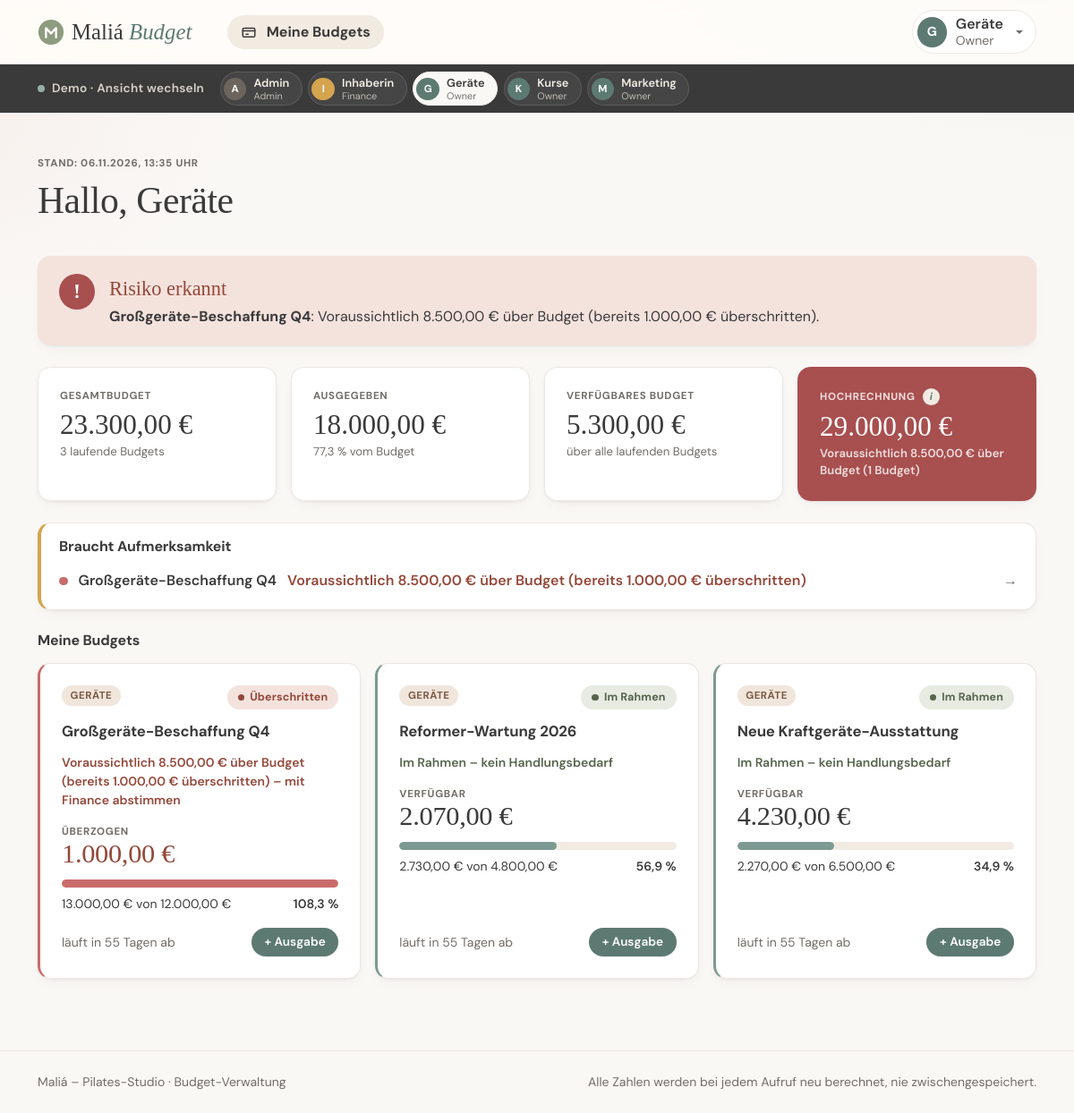
The app's page /owner/ (signed in) with its own data.
### tables this page shows
CREATE TABLE benutzer (
    id             INT UNSIGNED AUTO_INCREMENT PRIMARY KEY,
    username       VARCHAR(50)  NOT NULL UNIQUE,
    passwort_hash  VARCHAR(255) NOT NULL,
    anzeigename    VARCHAR(100) NOT NULL,
    rolle          ENUM('ADMIN', 'FINANCE', 'OWNER') NOT NULL
);

CREATE TABLE budget (
    id            INT UNSIGNED AUTO_INCREMENT PRIMARY KEY,
    name          VARCHAR(150)   NOT NULL,
    bereich       ENUM('KURSE', 'GERAETE', 'MARKETING') NOT NULL,
    soll_betrag   DECIMAL(10, 2) NOT NULL,
    gueltig_von   DATE           NOT NULL,
    gueltig_bis   DATE           NOT NULL,
    owner_id      INT UNSIGNED   NOT NULL,

    CONSTRAINT fk_budget_owner
        FOREIGN KEY (owner_id) REFERENCES benutzer (id),

    CONSTRAINT chk_budget_zeitraum
        CHECK (gueltig_von <= gueltig_bis)
);

### public/owner/index.php (the view, shortened to what the rows shown need)
<?php
$benutzerId = eingeloggteBenutzerId();
$eintraege = budgetsMitKennzahlen(ladeBudgetsVonOwner($benutzerId));
$aufmerksamkeit = aufmerksamkeitsListe($eintraege);
$istRisiko = (bool) $aufmerksamkeit;
$dringendsterPunkt = null;
foreach (['ueberschritten', 'warnung', 'laeuft_ab'] as $art) {
    foreach ($aufmerksamkeit as $punkt) {
        if ($punkt['art'] === $art) {
            $dringendsterPunkt = $punkt;
            break 2;
        }
    }
}
$stunde = (int) date('G');
$gruss = $stunde < 11 ? 'Guten Morgen' : ($stunde < 18 ? 'Hallo' : 'Guten Abend');
require __DIR__ . '/../../templates/header.php';
?>
<div class="seitenkopf">
    <h1><?= e($gruss) ?>, <?= e($_SESSION['anzeigename']) ?></h1>
</div>
<?php if (!$eintraege): ?>
    <p class="lead mb-4">Dir sind noch keine Budgets zugewiesen.</p>
<?php else: ?>
    <div class="status-banner <?= $istRisiko ? 'status-banner--risiko' : 'status-banner--gut' ?> mb-4">
        <div>
            <p class="status-banner__text">
                <?php if ($istRisiko): ?>
                    <strong><?= e($dringendsterPunkt['budget']['name']) ?></strong>:
                    <?= e($dringendsterPunkt['text']) ?>.
                <?php else: ?>
                    Alle laufenden Budgets sind im grünen Bereich.
                <?php endif; ?>
            </p>
        </div>
    </div>
<?php endif; ?>
<?php if ($eintraege): ?>
<?php if ($aufmerksamkeit): ?>
<section class="aufmerksamkeit mb-4" aria-labelledby="aufmerksamkeit-titel">
    <h2 id="aufmerksamkeit-titel" class="karte-titel mb-2">Braucht Aufmerksamkeit</h2>
    <ul class="list-unstyled mb-0">
        <?php foreach ($aufmerksamkeit as $punkt): ?>
            <li>
                <a class="aufmerksamkeit__zeile" href="/owner/budget.php?id=<?= (int) $punkt['budget']['id'] ?>">
                    <span class="aufmerksamkeit__punkt aufmerksamkeit__punkt--<?= e($punkt['art']) ?>"></span>
                    <span class="fw-semibold"><?= e($punkt['budget']['name']) ?></span>
                    <span class="fw-semibold <?= match ($punkt['art']) {
                        'ueberschritten' => 'text-ueberschritten',
                        default => 'text-warnung',
                    } ?>"><?= e($punkt['text']) ?></span>
                    <span class="ms-auto aufmerksamkeit__pfeil" aria-hidden="true">→</span>
                </a>
            </li>
        <?php endforeach; ?>
    </ul>
</section>
<?php endif; ?>
<h2 class="karte-titel mb-3">Meine Budgets</h2>
<?php
    $sortierteEintraege = $eintraege;
    usort($sortierteEintraege, fn ($a, $b) => [STATUS_RANG[$a['k']['status']], erwarteteUeberschreitung($b['budget'], $b['k'])]
        <=> [STATUS_RANG[$b['k']['status']], erwarteteUeberschreitung($a['budget'], $a['k'])]);
?>
<div class="row g-3">
    <?php foreach ($sortierteEintraege as ['budget' => $budget, 'k' => $k]): ?>
        <?php
            $abgelaufen = $k['status'] === 'abgelaufen';
            [$aussage, $aussageKlasse] = match (true) {
                $k['status'] === 'ueberschritten' => [statusGrund($budget, $k) . ' – mit Finance abstimmen', 'text-ueberschritten'],
                $k['status'] === 'warnung' => [statusGrund($budget, $k) . ' – Ausgaben prüfen', 'text-warnung'],
                $abgelaufen => ['Abgeschlossen – keine Buchungen mehr möglich', 'text-muted'],
                laeuftBaldAb($k['tage_bis_verfall']) => [ucfirst(restlaufzeitText($k['tage_bis_verfall'])) . ' – Restbudget einplanen', 'text-warnung'],
                default => ['Im Rahmen – kein Handlungsbedarf', 'text-im-rahmen'],
            };
        ?>
        <div class="col-md-6 col-xl-4">
            <article class="card budget-karte budget-karte--<?= e(str_replace('_', '-', $k['status'])) ?> h-100 card--klickbar <?= $abgelaufen ? 'budget-karte--abgelaufen' : '' ?>">
                <div class="d-flex justify-content-between align-items-start gap-2 mb-1">
                    <span class="bereich-chip bereich-chip--<?= e(strtolower($budget['bereich'])) ?>"><?= e(bereichLabel($budget['bereich'])) ?></span>
                    <?= statusBadge($k['status']) ?>
                </div>
                <h3 class="budget-karte__name">
                    <a class="stretched-link" href="/owner/budget.php?id=<?= (int) $budget['id'] ?>"><?= e($budget['name']) ?></a>
                </h3>
                <p class="small fw-semibold mb-3 <?= $aussageKlasse ?>"><?= e($aussage) ?></p>
                <div class="budget-karte__verfuegbar">
                    <span class="etikett"><?= $k['verfuegbar'] < 0 ? 'Überzogen' : ($abgelaufen ? 'Nicht ausgegeben' : 'Verfügbar') ?></span>
                    <span class="zahl-gross <?= $k['verfuegbar'] < 0 ? 'text-ueberschritten' : '' ?>"><?= euro(abs($k['verfuegbar'])) ?></span>
                </div>
                <?= verbrauchsBalken($k['verbrauch_prozent']) ?>
                <div class="d-flex justify-content-between small mt-2 tabular">
                    <span><?= euro($k['ist']) ?> von <?= euro((float) $budget['soll_betrag']) ?></span>
                    <span class="fw-semibold"><?= prozent($k['verbrauch_prozent']) ?></span>
                </div>
                <div class="budget-karte__fuss">
                    <span class="small <?= laeuftBaldAb($k['tage_bis_verfall']) ? 'text-warnung fw-semibold' : 'text-muted' ?>"><?= e(restlaufzeitText($k['tage_bis_verfall'])) ?></span>
                    <?php if (!$abgelaufen): ?>
                        <a href="/owner/ist-erfassen.php?budget_id=<?= (int) $budget['id'] ?>"
                           class="btn btn-sm btn-maliá position-relative" style="z-index: 2;">+ Ausgabe</a>
                    <?php endif; ?>
                </div>
            </article>
        </div>
    <?php endforeach; ?>
</div>
<?php endif; ?>
<?php require __DIR__ . '/../../templates/footer.php'; ?>

### templates/header.php (shortened to what the rows shown need)
<?php
require_once __DIR__ . '/../src/ui.php';
$rolle = $_SESSION['rolle'] ?? null;
$demoKonten = [];
if ($rolle && DEMO_MODUS && isset($GLOBALS['pdo'])) {
    require_once __DIR__ . '/../src/demo.php';
    $demoKonten = demoKonten();
}
?>
<!DOCTYPE html>
<html lang="de">
<head>
    <link rel="stylesheet" href="https://cdn.jsdelivr.net/npm/bootstrap@5.3.3/dist/css/bootstrap.min.css">
    <link rel="stylesheet" href="/assets/css/style.css">
</head>
<body>
<header class="sticky-top">
<?php if ($demoKonten): ?>
<div class="demo-leiste">
    <div class="container d-flex align-items-center gap-3">
        <form method="post" action="/konto-wechseln.php" class="demo-leiste__konten">
            <?php foreach ($demoKonten as $konto): ?>
                <?php $aktiv = (int) $konto['id'] === (int) ($_SESSION['user_id'] ?? 0); ?>
                <button type="submit" name="benutzer_id" value="<?= (int) $konto['id'] ?>"
                        class="demo-konto <?= $aktiv ? 'aktiv' : '' ?>"
                        title="<?= e(rolleLabel($konto['rolle']) . ': ' . ROLLEN[$konto['rolle']]['beschreibung']) ?>"
                        <?= $aktiv ? 'aria-current="true"' : '' ?>>
                    <span class="avatar avatar--klein avatar--<?= e(strtolower($konto['rolle'])) ?>"><?= e(initiale($konto['anzeigename'])) ?></span>
                    <span class="lh-sm text-start">
                        <span class="d-block demo-konto__name"><?= e($konto['anzeigename']) ?></span>
                        <span class="d-block demo-konto__rolle"><?= e(rolleLabel($konto['rolle'])) ?></span>
                    </span>
                </button>
            <?php endforeach; ?>
        </form>
    </div>
</div>
<?php endif; ?>
</header>
<main id="inhalt" class="container py-4 py-lg-5">

### records on screen
benutzer: anzeigename "A", anzeigename "Admin", rolle "Admin"
benutzer: anzeigename "I", anzeigename "Inhaberin", rolle "Finance"
benutzer: anzeigename "G", anzeigename "Geräte", rolle "Owner"
benutzer: anzeigename "K", anzeigename "Kurse", rolle "Owner"
benutzer: anzeigename "M", anzeigename "Marketing", rolle "Owner"
budget: name "Großgeräte-Beschaffung Q4", bereich "GERÄTE", soll_betrag "12.000,00 €"
budget: bereich "GERÄTE", name "Reformer-Wartung 2026", soll_betrag "4.800,00 €"
budget: bereich "GERÄTE", name "Neue Kraftgeräte-Ausstattung", soll_betrag "6.500,00 €"

### other values on screen
initiale($anzeigename) "G"
$anzeigename "Geräte"
$rollenLabel "Owner"
$_SESSION['anzeigename'] "Geräte"
$dringendsterPunkt['text'] "Voraussichtlich 8.500,00 € über Budget (bereits 1.000,00 € überschritten)"
euro($summe['soll']) "23.300,00 €"
$summe['laufend'] "3"
euro($summe['ist']) "18.000,00 €"
prozent($summe['verbrauch_prozent']) "77,3 %"
euro($summe['verfuegbar']) "5.300,00 €"
euro($summe['hochrechnung']) "29.000,00 €"
euro(array_sum($risiken)) "8.500,00 €"
$punkt['text'] "Voraussichtlich 8.500,00 € über Budget (bereits 1.000,00 € überschritten)"
statusLabel($status) "Überschritten"
$aussage "Voraussichtlich 8.500,00 € über Budget (bereits 1.000,00 € überschritten) – mit Finance abstimmen"
